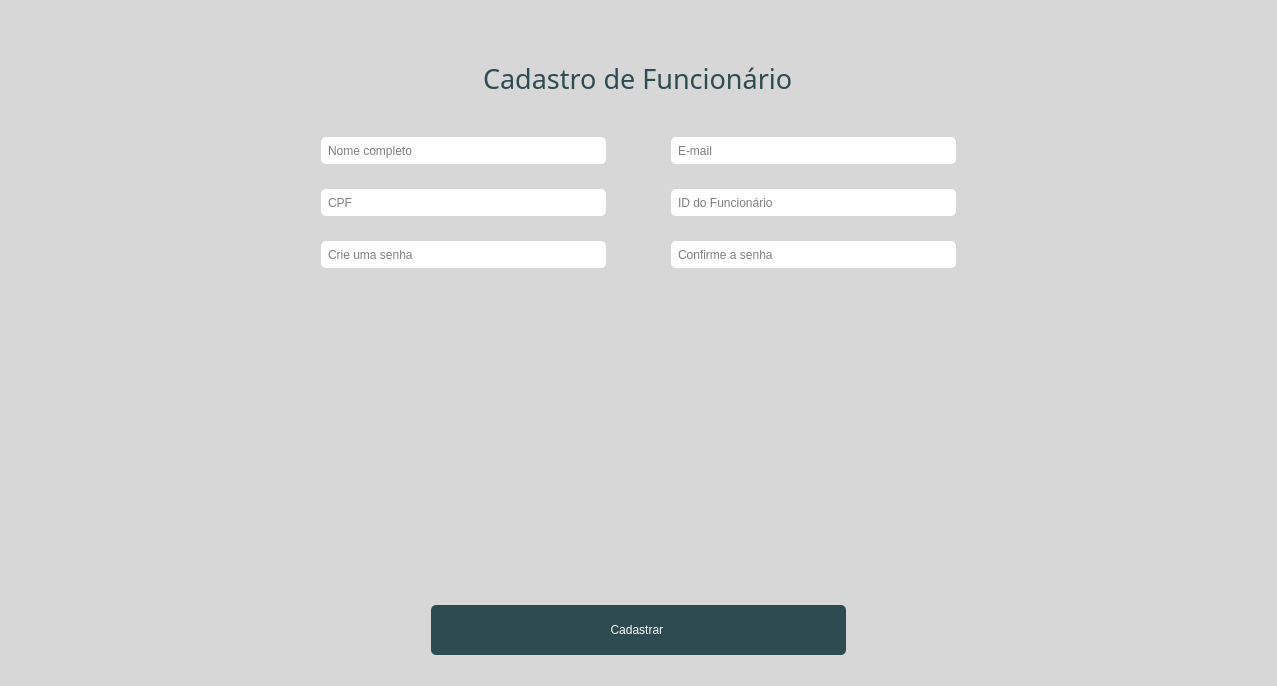
<?xml version="1.0" encoding="UTF-8"?>
<ui version="4.0">
 <class>EmployeeRegistrationWindow</class>
 <widget class="QWidget" name="EmployeeRegistrationWindow">
  <property name="geometry">
   <rect>
    <x>0</x>
    <y>0</y>
    <width>1277</width>
    <height>686</height>
   </rect>
  </property>
  <property name="windowTitle">
   <string>Cadastro de Usuários</string>
  </property>
  <property name="styleSheet">
   <string notr="true">
    QWidget {
        background-color: #D7D7D7;
    }
    QLabel {
        color: #2D4B50;
        margin: 5px;
        font-family: &quot;Arial Black&quot;;
    }
    QLineEdit, QDateEdit, QComboBox {
        background-color: #fff;
        color: black;
        border-radius: 5px;
        padding: 1px 5px;
        margin: 5px;
        height: 25px;
        font-family: &quot;Arial&quot;;
    }
    QPushButton {
        background-color: #2D4B50;
        color: white;
        border-radius: 5px;
        padding: 5px;
        margin: 10px;
        height: 40px;
        font-family: &quot;Arial Black&quot;;
    }
    QPushButton:hover {
        background-color: #6C6C69;
    }
    QTableWidget {
        background-color: #3C3C39;
        color: white;
        border: 1px solid #555;
        border-radius: 5px;
        font-family: &quot;Arial Black&quot;;
    }
    QTableWidget QHeaderView::section {
        background-color: #5C5C59;
        color: white;
        font-family: &quot;Arial Black&quot;;
    }
    QTableWidget QHeaderView::section:checked {
        background-color: #6C6C69;
    }
    QTableWidget::item {
        background-color: #3C3C39;
        color: white;
    }
   </string>
  </property>
  <layout class="QVBoxLayout" name="verticalLayout">
   <property name="spacing">
    <number>10</number>
   </property>
   <item>
    <layout class="QHBoxLayout" name="horizontalLayout">
     <item>
      <spacer name="horizontalSpacer">
       <property name="orientation">
        <enum>Qt::Horizontal</enum>
       </property>
       <property name="sizeHint" stdset="0">
        <size>
         <width>40</width>
         <height>20</height>
        </size>
       </property>
      </spacer>
     </item>
     <item>
      <widget class="QLabel" name="label_2">
       <property name="text">
        <string/>
       </property>
       <property name="pixmap">
        <pixmap resource="../../assets/logo.qrc">:/res/logo.png</pixmap>
       </property>
      </widget>
     </item>
     <item>
      <spacer name="horizontalSpacer_2">
       <property name="orientation">
        <enum>Qt::Horizontal</enum>
       </property>
       <property name="sizeHint" stdset="0">
        <size>
         <width>40</width>
         <height>20</height>
        </size>
       </property>
      </spacer>
     </item>
    </layout>
   </item>
   <item>
    <widget class="QWidget" name="formContainer" native="true">
     <layout class="QVBoxLayout" name="verticalLayoutContainer">
      <property name="spacing">
       <number>10</number>
      </property>
      <property name="margin" stdset="0">
       <number>10</number>
      </property>
      <item alignment="Qt::AlignHCenter">
       <widget class="QLabel" name="labelTitle">
        <property name="font">
         <font>
          <family>Arial Black</family>
          <pointsize>20</pointsize>
          <bold>false</bold>
         </font>
        </property>
        <property name="text">
         <string>Cadastro de Funcionário</string>
        </property>
       </widget>
      </item>
      <item>
       <spacer name="verticalSpacer_2">
        <property name="orientation">
         <enum>Qt::Vertical</enum>
        </property>
        <property name="sizeType">
         <enum>QSizePolicy::Fixed</enum>
        </property>
        <property name="sizeHint" stdset="0">
         <size>
          <width>10</width>
          <height>20</height>
         </size>
        </property>
       </spacer>
      </item>
      <item>
       <layout class="QGridLayout" name="formLayout">
        <property name="spacing">
         <number>15</number>
        </property>
        <item row="2" column="1">
         <widget class="QLineEdit" name="editPass">
          <property name="echoMode">
           <enum>QLineEdit::Password</enum>
          </property>
          <property name="placeholderText">
           <string>Crie uma senha</string>
          </property>
         </widget>
        </item>
        <item row="0" column="2">
         <spacer name="horizontalSpacer_5">
          <property name="orientation">
           <enum>Qt::Horizontal</enum>
          </property>
          <property name="sizeType">
           <enum>QSizePolicy::Preferred</enum>
          </property>
          <property name="sizeHint" stdset="0">
           <size>
            <width>40</width>
            <height>20</height>
           </size>
          </property>
         </spacer>
        </item>
        <item row="0" column="0">
         <spacer name="horizontalSpacer_6">
          <property name="orientation">
           <enum>Qt::Horizontal</enum>
          </property>
          <property name="sizeHint" stdset="0">
           <size>
            <width>40</width>
            <height>20</height>
           </size>
          </property>
         </spacer>
        </item>
        <item row="0" column="3">
         <widget class="QLineEdit" name="editEmail">
          <property name="placeholderText">
           <string>E-mail</string>
          </property>
         </widget>
        </item>
        <item row="1" column="1">
         <widget class="QLineEdit" name="editCpf">
          <property name="placeholderText">
           <string>CPF</string>
          </property>
         </widget>
        </item>
        <item row="1" column="3">
         <widget class="QLineEdit" name="editId">
          <property name="placeholderText">
           <string>ID do Funcionário</string>
          </property>
         </widget>
        </item>
        <item row="2" column="3">
         <widget class="QLineEdit" name="editConfirmPass">
          <property name="echoMode">
           <enum>QLineEdit::Password</enum>
          </property>
          <property name="placeholderText">
           <string>Confirme a senha</string>
          </property>
         </widget>
        </item>
        <item row="0" column="1">
         <widget class="QLineEdit" name="editName">
          <property name="inputMask">
           <string/>
          </property>
          <property name="text">
           <string/>
          </property>
          <property name="placeholderText">
           <string>Nome completo</string>
          </property>
         </widget>
        </item>
        <item row="1" column="4">
         <spacer name="horizontalSpacer_7">
          <property name="orientation">
           <enum>Qt::Horizontal</enum>
          </property>
          <property name="sizeHint" stdset="0">
           <size>
            <width>40</width>
            <height>20</height>
           </size>
          </property>
         </spacer>
        </item>
       </layout>
      </item>
      <item>
       <spacer name="verticalSpacer">
        <property name="orientation">
         <enum>Qt::Vertical</enum>
        </property>
        <property name="sizeHint" stdset="0">
         <size>
          <width>20</width>
          <height>40</height>
         </size>
        </property>
       </spacer>
      </item>
      <item>
       <layout class="QHBoxLayout" name="buttonLayout">
        <property name="spacing">
         <number>10</number>
        </property>
        <item>
         <spacer name="horizontalSpacer_3">
          <property name="orientation">
           <enum>Qt::Horizontal</enum>
          </property>
          <property name="sizeType">
           <enum>QSizePolicy::Fixed</enum>
          </property>
          <property name="sizeHint" stdset="0">
           <size>
            <width>400</width>
            <height>20</height>
           </size>
          </property>
         </spacer>
        </item>
        <item>
         <widget class="QPushButton" name="saveButton">
          <property name="text">
           <string>Cadastrar </string>
          </property>
         </widget>
        </item>
        <item>
         <spacer name="horizontalSpacer_4">
          <property name="orientation">
           <enum>Qt::Horizontal</enum>
          </property>
          <property name="sizeType">
           <enum>QSizePolicy::Fixed</enum>
          </property>
          <property name="sizeHint" stdset="0">
           <size>
            <width>400</width>
            <height>20</height>
           </size>
          </property>
         </spacer>
        </item>
       </layout>
      </item>
     </layout>
    </widget>
   </item>
  </layout>
 </widget>
 <layoutdefault spacing="6" margin="11"/>
 <resources>
  <include location="../../assets/logo.qrc"/>
 </resources>
 <connections/>
</ui>
